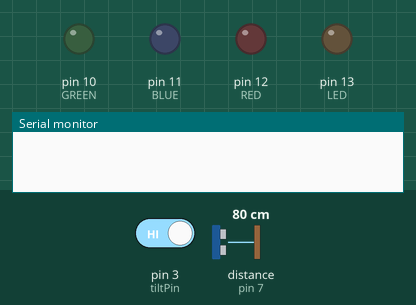
A sketch run on a simulated Arduino Uno, built with avr-gcc and run on an emulated ATmega328P. On the bench: output pins drawn as LEDs (lit = HIGH), the last lines printed to the serial monitor. The inputs (shaded band) are chosen by the test bench; at power-on: pin 3 (tiltPin) HIGH, distance to the obstacle (sensor on pin 7) 80 cm. The echo pulse lasts 58.3 µs per cm; pins used as bus, display or sensor lines are not drawn.

Above: at 1.2 s.
1.3 s: pin 3 (tiltPin) driven LOW
At 1.7 s:
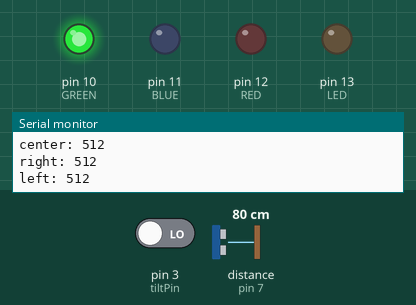
Timing chart, 0 to 9.3 s (numbered marks = the images above; inputs shaded):
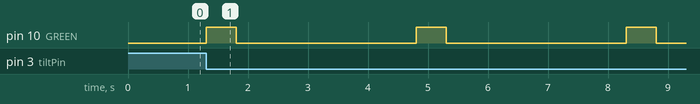

Measured:
- after the input at 1.3 s, pin 10 (GREEN): alternates HIGH for 0.50 s and LOW for 3.0 s, starting at once

The sketch:

padlock_test.ino
```cpp
//light stuff
//led pins for light sensor
#define GREEN 10
#define BLUE 11
#define RED 12
#define LED 13

//Calibrations for light sensors
int left_cal=250;
int right_cal=250;
int center_cal=250;

int left_light;
int right_light;
int center_light;

char code[4];

bool leverPulled = false;
bool serverPulled = false;

//Distance Sensor Stuff
// defines pins numbers
const int trigPin = 6;
const int echoPin = 7;
const int tiltPin = 3;
// defines variables
long duration;
int distance;


void setup() {
  pinMode(GREEN, OUTPUT);
  pinMode(BLUE,OUTPUT);
  pinMode(RED, OUTPUT);
  pinMode(LED,OUTPUT);
  //run once with serial moniter on to find baseline light levels and set these
  //a little higher so flashlights will set them off
  //
  //Lever
  //pinMode(ledPin,OUTPUT);//initialize the ledPin as an output
  pinMode(tiltPin,INPUT);
  digitalWrite(tiltPin, HIGH);
  Serial.begin(115200);

  //Server
  pinMode(trigPin, OUTPUT); // Sets the trigPin as an Output
  pinMode(echoPin, INPUT); // Sets the echoPin as an Input

}

void print_calibrations(){
  Serial.write("center: ");
  Serial.println(center_light);
  Serial.write("right: ");
  Serial.println(right_light);
  Serial.write("left: ");
  Serial.println(left_light);

}

bool is_order(char code[4])
{
  //Set this to the vaule you want for the combo lock
  //c=center, r=right l=left, use lowercase
  char ans[4]="rrrr";

  bool ret=false;

  for(int i=0;i<4;i++)
  {
    if(code[i]!=ans[i])
    {
      ret=false;
      Serial.print(i);
      Serial.print(code[i]);
      Serial.println(ans[i]);
      break;
    }
    else ret=true;
  }

  return ret;
}

char censor_check()
{
  char ans;
  if(left_light > left_cal){
    ans='l';
    digitalWrite(GREEN,HIGH);
    delay(500);
    digitalWrite(GREEN,LOW);
  }
  else if(right_light > right_cal){
    ans='r';
    digitalWrite(BLUE,HIGH);
    delay(500);

    digitalWrite(BLUE,LOW);
  }
  else if(center_light > center_cal){
    ans='c';
    digitalWrite(RED,HIGH);
    delay(500);
    digitalWrite(RED,LOW);

  }
  else ans='f';
  delay(1500);
  return ans;
}

bool tilt_sensor()
{
  bool ans=false;
  int digitalVal = digitalRead(tiltPin);
  if(LOW == digitalVal)
  {
    if (!leverPulled){
      Serial.println("LLLLLLLLLLL");
      ans = true;
    }
  }
  return ans;
}

void echo_sensor()
{
   // Clears the trigPin
  digitalWrite(trigPin, LOW);
  delayMicroseconds(2);
  // Sets the trigPin on HIGH state for 10 micro seconds
  digitalWrite(trigPin, HIGH);
  delayMicroseconds(10);
  digitalWrite(trigPin, LOW);
  // Reads the echoPin, returns the sound wave travel time in microseconds
  duration = pulseIn(echoPin, HIGH);
  // Calculating the distance
  distance= duration*0.034/2;
  // Prints the result on the serial monitor
  if (distance > 10){
    if (!serverPulled && leverPulled){
      Serial.println("SSSSSSSSSSS");
      serverPulled = true;
    }
  }
}

void light_sensor()
{
  left_light = analogRead(A0);
  right_light = analogRead(A2);
  center_light=analogRead(A1);

  //this will print the current values for light sensor
  print_calibrations();

  for(int i=0;i<4;++i)
  {
    code[i]=censor_check();
    delay(1500);
    /*
    while(code[i]=='f')
    {
      code[i]=censor_check();
    }
    */
  }
  if(is_order(code)==true)
  {
    digitalWrite(LED,HIGH);
    Serial.write("Code is true");
  }
 }


void loop() {

  while(leverPulled==false){
    leverPulled=tilt_sensor();
  }
  //if(leverPulled==true)
  //{
    //Serial.write("hello");
    //echo_sensor();

      // Clears the trigPin
  digitalWrite(trigPin, LOW);
  delayMicroseconds(2);
  // Sets the trigPin on HIGH state for 10 micro seconds
  digitalWrite(trigPin, HIGH);
  delayMicroseconds(10);
  digitalWrite(trigPin, LOW);
  // Reads the echoPin, returns the sound wave travel time in microseconds
  duration = pulseIn(echoPin, HIGH);
  // Calculating the distance
  distance= duration*0.034/2;
  Serial.println(distance);
  // Prints the result on the serial monitor
  if (distance > 10){

    if (!serverPulled && leverPulled){
      Serial.println("SSSSSSSSSSS");
      serverPulled = true;
    }
  }
  //}
  if(serverPulled==true && leverPulled==true)
  {
    light_sensor();
  }

}
```
